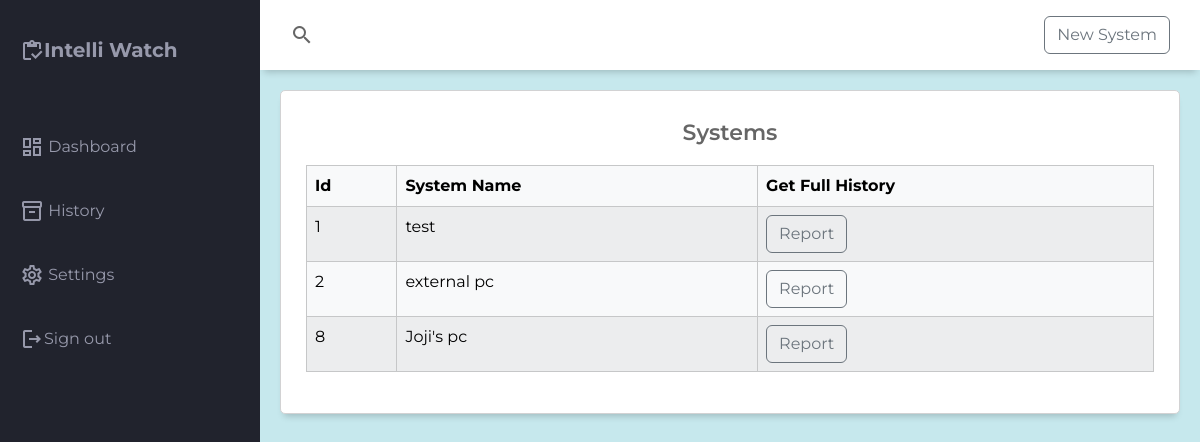
Before: /showhistory/ (signed in) with the older database file.
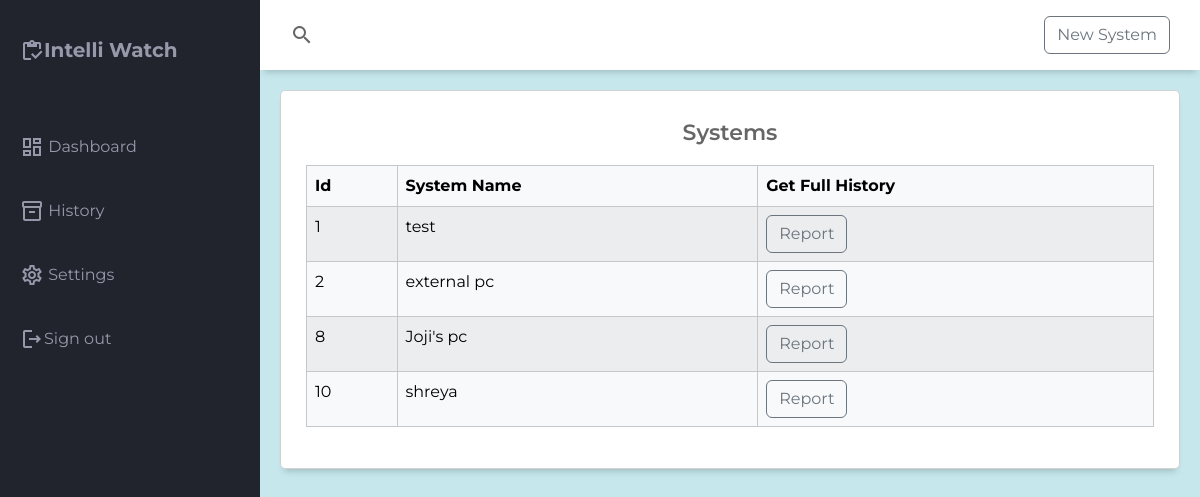
After: the same page with the newer database file.
### monitor/models.py (models this page shows, shortened)
class System(models.Model):
    name = models.CharField(max_length=200)
    user = models.ForeignKey(UserData,on_delete=models.CASCADE)
    antivirus_notification = models.BooleanField(default=False)
    firewall_notification = models.BooleanField(default=False)

### monitor/views.py (the view)
# urls.py: path('showhistory/',views.multisystem,name='multisystem'),
@login_required
def multisystem(request):
    systems = System.objects.filter(user = request.user)
    context = {
        "systems":systems
    }
    return render(request,"monitor/multisystem.html",context=context)

### templates/monitor/multisystem.html (shortened to what this page needs)
{% extends 'monitor/base.html' %}
        {% block content %}
        <main class="main-container">
            <div class="report-chart">
                <div class="charts-card">
                        <p class="chart-title">Systems</p>
                        <table class="table table-light table-striped table-hover table-bordered">
                                <thead>
                                        <tr>
                                            <th>
                                                Id
                                            </th>
                                            <th>
                                                System Name
                                            </th>
                                            <th>
                                                Get Full History
                                            </th>
                                        </tr>
                                    </thead>
                                    <tbody>
                                        {% for i in systems %}
                                        <tr>
                                            <td>
                                                {{i.id}}
                                            </td>
                                            <td>
                                                {{i.name}}
                                            </td>
                                            <td>
                                                <button class="btn btn-outline-secondary" onclick="redirect({{ i.id }})">Report</button>
                                            </td>
                                        </tr>
                                        {% endfor %}
                                    </tbody>
                        </table>
                </div>
            </div>
            </main>
{% endblock %}

Changed rows visible on the page:
added System: id "10", name "shreya"
